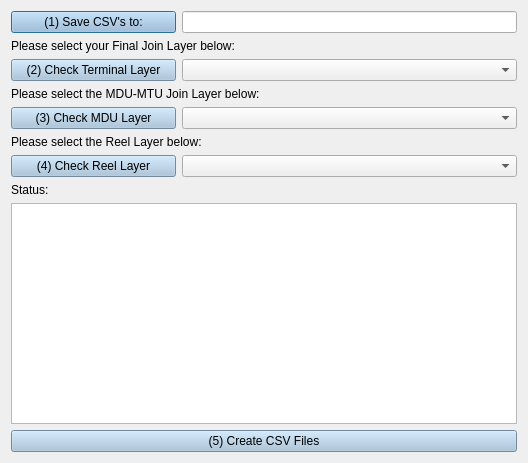
<?xml version="1.0" encoding="UTF-8"?>
<ui version="4.0">
 <class>UCS_PNE_ToolDialogBase</class>
 <widget class="QDialog" name="UCS_PNE_ToolDialogBase">
  <property name="geometry">
   <rect>
    <x>0</x>
    <y>0</y>
    <width>528</width>
    <height>463</height>
   </rect>
  </property>
  <property name="windowTitle">
   <string>QGIS Planning and Engineering Tools</string>
  </property>
  <property name="windowIcon">
   <iconset>
    <normaloff>icon.png</normaloff>icon.png</iconset>
  </property>
  <layout class="QGridLayout" name="gridLayout">
   <item row="0" column="0">
    <widget class="QPushButton" name="btnGetPathToCSVFiles">
     <property name="autoFillBackground">
      <bool>false</bool>
     </property>
     <property name="styleSheet">
      <string notr="true">QPushButton {background-color: #A3C1DA; color: rgb(0, 0, 0);}
</string>
     </property>
     <property name="text">
      <string>(1) Save CSV's to:</string>
     </property>
    </widget>
   </item>
   <item row="0" column="1" colspan="2">
    <widget class="QLineEdit" name="txtPathToCSVFiles"/>
   </item>
   <item row="1" column="0" colspan="3">
    <widget class="QLabel" name="lblValidateExistingLayer">
     <property name="text">
      <string>Please select your Final Join Layer below:</string>
     </property>
    </widget>
   </item>
   <item row="3" column="0" colspan="3">
    <widget class="QLabel" name="lblSelectMDULayer">
     <property name="text">
      <string>Please select the MDU-MTU Join Layer below:</string>
     </property>
    </widget>
   </item>
   <item row="5" column="0" colspan="3">
    <widget class="QLabel" name="lblSelectReelLayer">
     <property name="text">
      <string>Please select the Reel Layer below:</string>
     </property>
    </widget>
   </item>
   <item row="7" column="0">
    <widget class="QLabel" name="lblStatus">
     <property name="text">
      <string>Status:</string>
     </property>
    </widget>
   </item>
   <item row="8" column="0" colspan="3">
    <widget class="QTextEdit" name="textEditFeedback">
     <property name="enabled">
      <bool>true</bool>
     </property>
     <property name="readOnly">
      <bool>true</bool>
     </property>
    </widget>
   </item>
   <item row="9" column="0" colspan="3">
    <widget class="QPushButton" name="btnCreateCSVs">
     <property name="styleSheet">
      <string notr="true">QPushButton {background-color: #A3C1DA; color: rgb(0, 0, 0);}
</string>
     </property>
     <property name="text">
      <string>(5) Create CSV Files</string>
     </property>
    </widget>
   </item>
   <item row="2" column="0">
    <widget class="QPushButton" name="btnCheckTermLayer">
     <property name="styleSheet">
      <string notr="true">QPushButton {background-color: #A3C1DA; color: rgb(0, 0, 0);}
</string>
     </property>
     <property name="text">
      <string>(2) Check Terminal Layer</string>
     </property>
    </widget>
   </item>
   <item row="2" column="1" colspan="2">
    <widget class="QComboBox" name="cBoxValidateExistingLayer"/>
   </item>
   <item row="4" column="0">
    <widget class="QPushButton" name="btnCheckMDULayer">
     <property name="styleSheet">
      <string notr="true">QPushButton {background-color: #A3C1DA; color: rgb(0, 0, 0);}
</string>
     </property>
     <property name="text">
      <string>(3) Check MDU Layer</string>
     </property>
    </widget>
   </item>
   <item row="4" column="1" colspan="2">
    <widget class="QComboBox" name="cBoxMDUJoinLayer"/>
   </item>
   <item row="6" column="0">
    <widget class="QPushButton" name="btnCheckReelLayer">
     <property name="styleSheet">
      <string notr="true">QPushButton {background-color: #A3C1DA; color: rgb(0, 0, 0);}
</string>
     </property>
     <property name="text">
      <string>(4) Check Reel Layer</string>
     </property>
    </widget>
   </item>
   <item row="6" column="1" colspan="2">
    <widget class="QComboBox" name="cBoxReelLayer"/>
   </item>
  </layout>
 </widget>
 <resources/>
 <connections/>
</ui>
